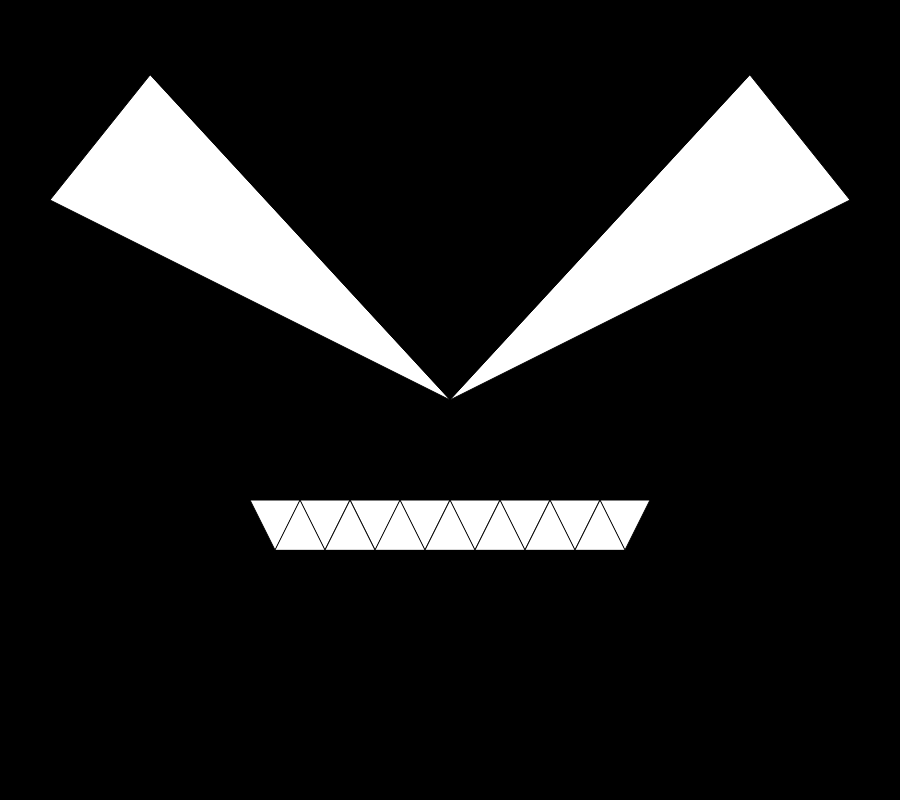
Frame 1 (no input)
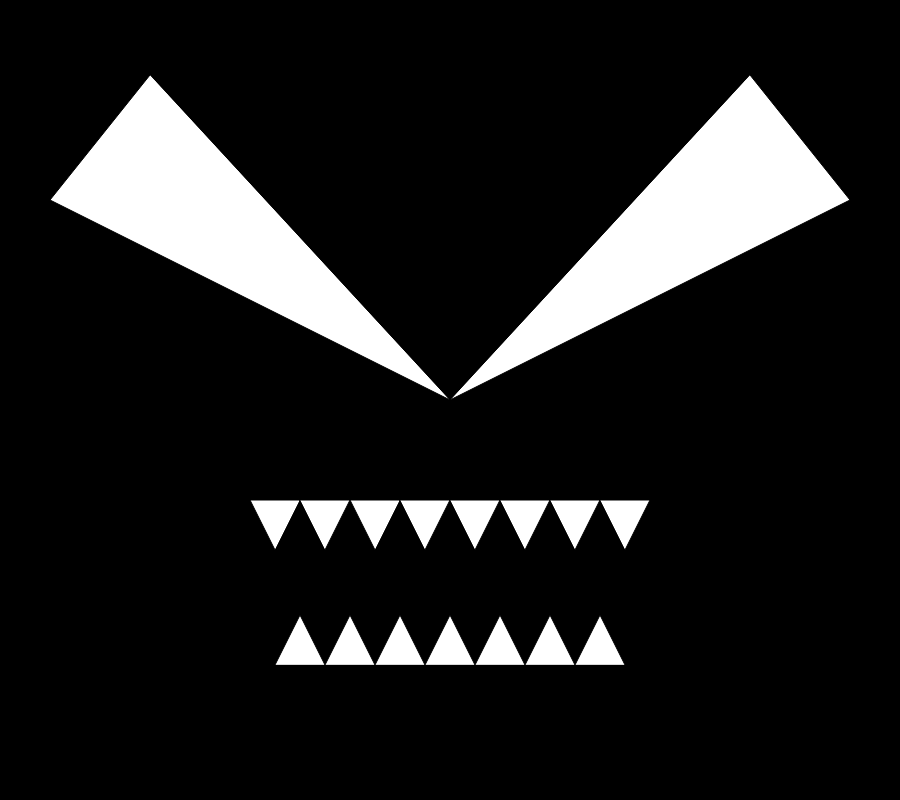
Frame 60 (no input)
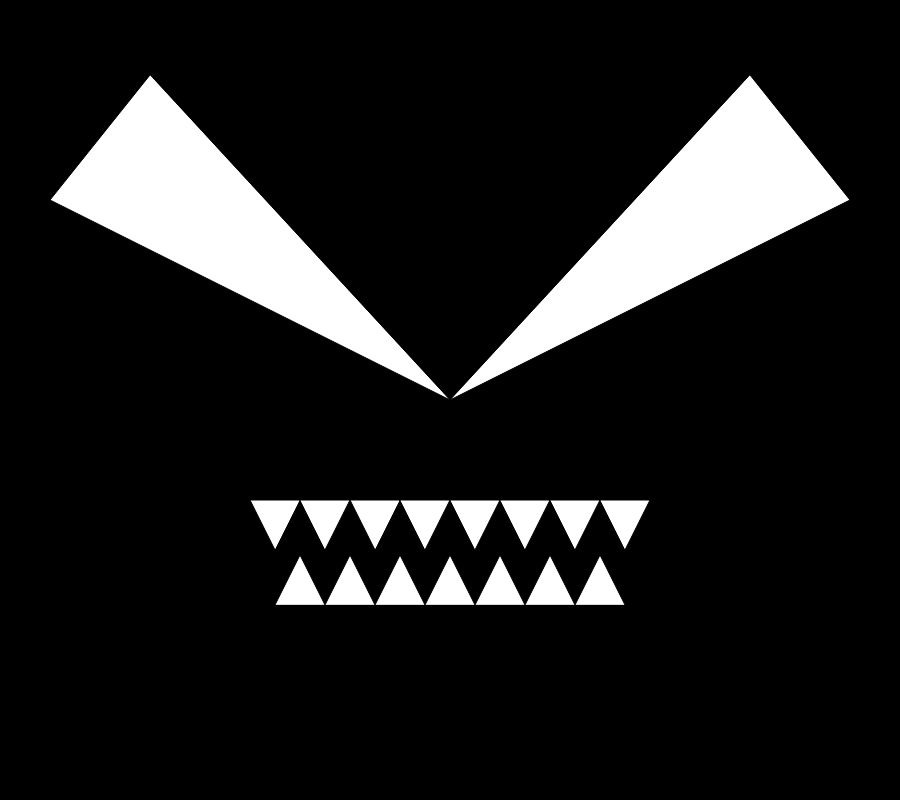
Frame 120 (the mouse pressed at the canvas centre since frame 60)

The p5.js sketch that drew these frames (run headless with seeded random() and noise() and a simulated clock; from frame 60 on, the mouse is pressed at the canvas centre):

// p5.js sketch
// ── sketch.js
var ohio = 0



function setup() {
  createCanvas(900, 800);
} 

function draw() {
  background(0,0 ,0 );


  triangle(450,400,   50,200,    150,75)
  triangle(750,75 ,850,200,   450,400)  

  
triangle(300,500,    250,500,    275,550)
 triangle(300,500,    350,500,   325,550) 
 triangle(400,500,350,500,375,550) 
triangle(400,500,450,500,425,550)
triangle(450,500,500,500,475,550)
triangle(500,500,550,500,525,550)
triangle(550,500,600,500,575,550)
triangle(600,500,650,500,625,550)  

   triangle(275,550+ohio, 300,500+ohio, 325,550+ohio)
   triangle(325,550+ohio,350,500+ohio,375,550+ohio)
   triangle(375,550+ohio,400,500+ohio,425,550+ohio)
   triangle(425,550+ohio,450,500+ohio,475,550+ohio)     
   triangle(475,550+ohio,500,500+ohio,525,550+ohio)
   triangle(525,550+ohio,550,500+ohio,575,550+ohio)
   triangle(575,550+ohio,600,500+ohio,625,550+ohio)
  
   ohio=ohio+5
  if(ohio>175){
    ohio=0
  }
  
  
  
  
  

}
